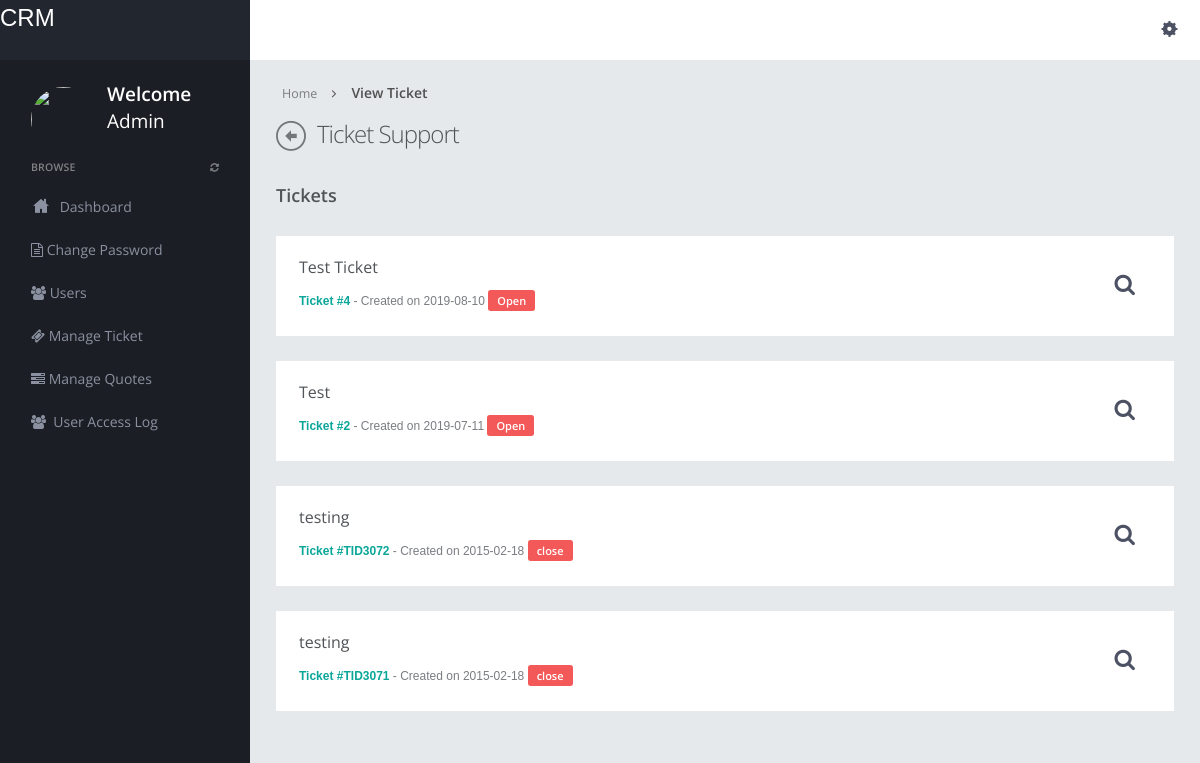
/crm/admin/manage-tickets.php (signed in), run on the app's committed database.
### tables this page shows
CREATE TABLE `ticket` (
  `id` int(11) NOT NULL,
  `ticket_id` varchar(11) NOT NULL,
  `email_id` varchar(300) NOT NULL,
  `subject` varchar(300) NOT NULL,
  `task_type` varchar(300) NOT NULL,
  `prioprity` varchar(300) NOT NULL,
  `ticket` longtext NOT NULL,
  `attachment` varchar(300) NOT NULL,
  `status` varchar(300) NOT NULL,
  `admin_remark` longtext NOT NULL,
  `posting_date` date NOT NULL,
  `admin_remark_date` timestamp NULL DEFAULT NULL ON UPDATE current_timestamp()
);

### crm/admin/manage-tickets.php (the view, shortened to what this page needs)
<?php
include("dbconnection.php");
?>
<!DOCTYPE html>
<html>
<head>
<link href="assets/plugins/pace/pace-theme-flash.css" rel="stylesheet" type="text/css" media="screen"/>
<link href="assets/plugins/bootstrap-wysihtml5/bootstrap-wysihtml5.css" rel="stylesheet" type="text/css"/>
<link href="assets/plugins/boostrapv3/css/bootstrap.min.css" rel="stylesheet" type="text/css"/>
<link href="assets/plugins/boostrapv3/css/bootstrap-theme.min.css" rel="stylesheet" type="text/css"/>
<link href="assets/plugins/font-awesome/css/font-awesome.css" rel="stylesheet" type="text/css"/>
<link href="assets/css/animate.min.css" rel="stylesheet" type="text/css"/>
<link href="assets/plugins/jquery-scrollbar/jquery.scrollbar.css" rel="stylesheet" type="text/css"/>
<link href="assets/css/style.css" rel="stylesheet" type="text/css"/>
<link href="assets/css/responsive.css" rel="stylesheet" type="text/css"/>
<link href="assets/css/custom-icon-set.css" rel="stylesheet" type="text/css"/>
</head>
<body class="">
<?php include("header.php");?>
<div class="page-container row">
      <?php include("leftbar.php");?>
    </div>
  </div>
  <div class="page-content">
    <div class="content">
      <ul class="breadcrumb">
        <li>
          <p>Home</p>
        </li>
        <li><a href="#" class="active">View Ticket</a></li>
      </ul>
      <div class="page-title"> <i class="icon-custom-left"></i>
        <h3>Ticket Support</h3>
      </div>
      <h4> <span class="semi-bold">Tickets</span></h4>
      <br>
     <?php $rt=mysqli_query($con,"select * from ticket order by id desc");
													while($row=mysqli_fetch_array($rt))
													{
													?>
      <div class="row">
        <div class="col-md-12">
          <div class="grid simple no-border">
            <div class="grid-title no-border descriptive clickable">
              <h4 class="semi-bold"><?php echo $row['subject'];?></h4>
              <p ><span class="text-success bold">Ticket #<?php echo $_SESSION['sid']=$row['ticket_id'];?></span> - Created on <?php echo $row['posting_date'];?>
             <span class="label label-important"><?php echo $row['status'];?></span></p>
              <div class="actions"> <a class="view" href="javascript:;"><i class="fa fa-search"></i></a>  </div>
            </div>
            </div>
               <?php } ?>
          </div>
        </div>
          </div>
        </div>
      </div>
          </div>
        </div>
      </div>
          </div>
        </div>
      </div>
</body>
</html>

### crm/admin/assets/css/responsive.css (style rules this page uses)
@media (min-width: 980px) { .page-content { margin-left: 250px; min-height: 100%; } }

### data on the page
ticket: subject "Test Ticket", ticket "4", posting_date "2019-08-10", status "Open"
ticket: subject "Test", ticket "2", posting_date "2019-07-11", status "Open"
ticket: subject "testing", ticket "TID3072", posting_date "2015-02-18", status "close"
ticket: subject "testing", ticket "TID3071", posting_date "2015-02-18", status "close"
